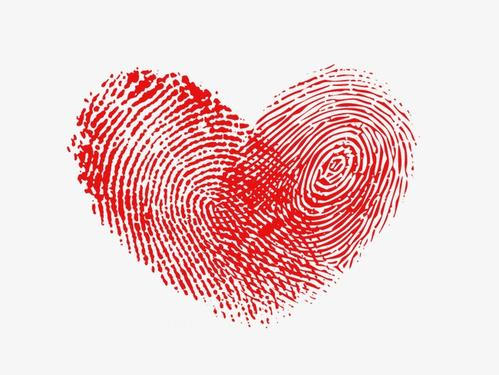
#> input picture a3/a3color.jpg, 499 x 375 px
$ python a3imagethreadseperate.py
#> lines starting #> are read from the running program, lines starting #| are printed output that depends on the picture; after the words box and inside, x2 and y2 are one past the last pixel; in counts of white or black regions, pixels touching at a corner belong together
# [73 lines of commented-out code are left out]

print('sec1')

from PIL import Image
import matplotlib.pyplot as plt
import numpy as np

# 读取图片，转成矩阵
img=plt.imread('a3color.jpg')
#> img is the input picture: shape (375, 499, 3); mean R, G, B 237.8, 207.8, 208
im=np.array(img[:,:,2])
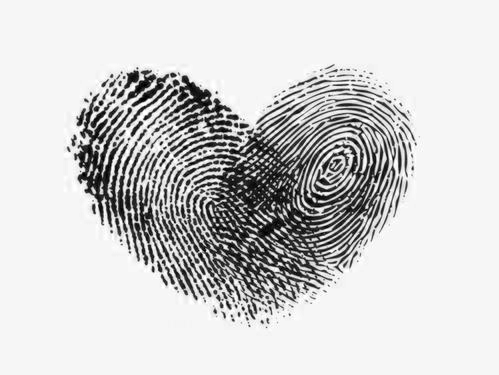
#> im: shape (375, 499); min 0, max 255, mean 208

# 矩阵大小
l=len(im)
#> l = 375
w=len(im[0])
#> w = 499

# 初始阈值
zmin=np.min(im)
#> zmin = 0
zmax=np.max(im)
#> zmax = 255
t0=int((zmin+zmax)/2)
#> t0 = 127

t1=0
res1=0
res2=0
s1=0
s2=0

while abs(t0-t1)>0:
    for i in range(0,l-1):
        for j in range(0,w-1):
            if im[i,j]<t0:
                res1=res1+im[i,j]
                s1=s1+1
            elif im[i,j]>t0:
                res2=res2+im[i,j]
                s2=s2+2
    avg1=res1/s1
    avg2=res2/s2
    res1=0
    res2=0
    s1=0
    s2=0
    t1=t0
    t0=int((avg1+avg2)/2)
#> this loop made 4 passes
#> (avg1, avg2, t1, t0) on passes 1 to 4: (54.96, 118.8, 127, 86), (42.48, 116.4, 86, 79), (40.59, 115.9, 79, 78), (40.28, 115.8, 78, 78)

# 阈值化
# # 小于阈值t0的像素置0，大于阈值的像素置255
im=np.where(im[...,:]<t0,0,255)
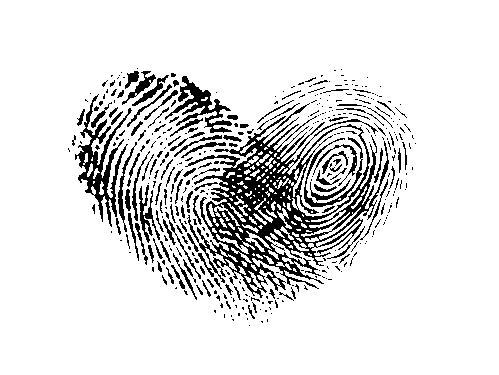
#> im: shape (375, 499) int64; 87.7% white; 398 black regions (280 under 20 px), largest, box (x1, y1, x2, y2) and area: (185, 103, 389, 298) 10886, (75, 94, 132, 227) 1913, (165, 76, 232, 133) 1133

# 显示
# # 原图
plt.figure()
plt.subplot(2,2,1)
plt.imshow(img,cmap='gray')
plt.title('original')

# # #原图直方图
# plt.figure()
plt.subplot(2,2,2)
plt.hist(img.ravel(),256)
plt.title('hist')
plt.axvline(t0)
plt.text(25,6100,'best threshold:{}'.format(t0),size=15,alpha=0.8)

# # # 阈值分割后的图
# plt.figure()
plt.subplot(2,2,3)
#> (the run stopped early here; a loop or call above may not have finished)
